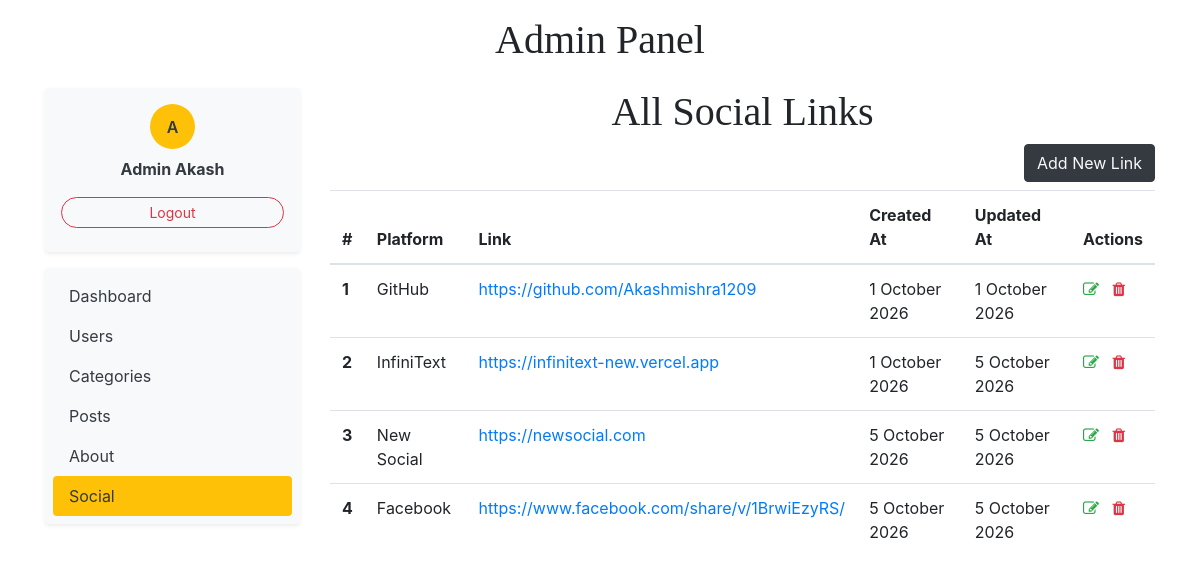
The page /dashboard/socials/ (signed in) on the database its author committed.
### about_us/models.py (models this page shows, shortened)
class SocialLink(models.Model):
    platform = models.CharField(max_length=50)
    link = models.URLField(max_length=255)
    social_icon = models.TextField(max_length=1000)
    created_at = models.DateTimeField(auto_now_add=True)
    updated_at = models.DateTimeField(auto_now=True)

### dashboards/views.py (the view)
# urls.py: path('socials/',views.socials,name='socials'),
@permission_required('about_us.view_social')
def socials(request):
    socials_links = SocialLink.objects.all()
    return render(request, 'dashboard/socials.html', {'socials': socials_links})

### blogs/context_processors.py (called while the page is built)
def get_categories(request):
    categories = Category.objects.all()
    try:
        about = About.objects.get()
    except:
        about = None
    return dict(categories=categories, about=about)

def get_social_links(request):
    social_links = SocialLink.objects.all()
    return dict(social_links=social_links)

### templates/dashboard/socials.html
{% extends 'base.html' %}
{% block content %}
    <div class="row">
        {% include 'dashboard/sidebar.html' %}
        <div class="col-md-9">
            <h1 class="text-center">All Social Links</h1>
            <a href="{% url 'add_social' %}" class="btn btn-dark text-light float-right mb-2">Add New Link</a>
            <table class="table">
                <thead>
                <tr>
                    <th scope="col">#</th>
                    <th scope="col">Platform</th>
                    <th scope="col">Link</th>
                    <th scope="col">Created At</th>
                    <th scope="col">Updated At</th>
                    <th scope="col">Actions</th>
                </tr>
                </thead>
                <tbody>
                {% for social in socials %}
                <tr>
                    <th scope="row">{{ forloop.counter }}</th>
                    <td>{{ social.platform }}</td>
                    <td><a href="{{ social.link }}" target="_blank">{{ social.link }}</a></td>
                    <td>{{ social.created_at|date:"j F Y" }}</td>
                    <td>{{ social.updated_at|date:"j F Y" }}</td>
                    <td>
                        <a href="{% url 'edit_social' social.id %}" class="text-decoration-none"><i class="fa fa-edit text-success"></i> </a>&nbsp;
                        <a href="{% url 'delete_social' social.id %}" class="text-decoration-none"><i class="fa fa-trash text-danger"></i> </a>
                    </td>
                </tr>
                {% endfor %}
                </tbody>
            </table>
        </div>
    </div>
{% endblock %}

### templates/dashboard/sidebar.html
<div class="col-md-3">
    <div class="bg-light rounded shadow-sm p-3 mb-3 text-center">
        <div class="bg-warning text-dark rounded-circle
                    d-flex align-items-center justify-content-center mx-auto mb-2"
             style="width: 45px; height: 45px; font-weight: 600;">
            {{ user.username|first|upper }}
        </div>
        <div class="font-weight-bold text-dark mb-3">
            {{ user.first_name }} {{ user.last_name }}
        </div>
        <a href="{% url 'logout' %}"
           class="btn btn-sm btn-outline-danger rounded-pill w-100 mb-2">
            Logout
        </a>
    </div>
    <div class="nav flex-column nav-pills bg-light rounded shadow-sm p-2">
        <a href="{% url 'dashboard' %}"
           class="nav-link text-dark {% if request.path == '/dashboard/' %}bg-warning{% endif %}">
            Dashboard
        </a>
        {% if perms.auth.view_user %}
            <a href="{% url 'users' %}"
               class="nav-link text-dark {% if '/dashboard/users/' in request.path %}bg-warning{% endif %}">
                Users
            </a>
        {% endif %}
        <a href="{% url 'categories' %}"
           class="nav-link text-dark {% if '/dashboard/categories/' in request.path %}bg-warning{% endif %}">
            Categories
        </a>
        <a href="{% url 'posts' %}"
           class="nav-link text-dark {% if '/dashboard/posts/' in  request.path %}bg-warning{% endif %}">
            Posts
        </a>
        {% if perms.about_us.view_about %}
            <a href="{% url 'about' %}"
               class="nav-link text-dark {% if '/dashboard/about/' in  request.path %}bg-warning{% endif %}">
                About
            </a>
        {% endif %}
        {% if perms.about_us.edit_social %}
            <a href="{% url 'socials' %}"
               class="nav-link text-dark {% if '/dashboard/social' in  request.path %}bg-warning{% endif %}">
                Social
            </a>
        {% endif %}
    </div>
</div>

### djangoproject/static/css/blog.css (style rules this page uses)
h1, h2, h3, h4, h5, h6 { font-family: "Playfair Display", Georgia, "Times New Roman", serif; }

### rows shown on the page
SocialLink: platform "GitHub", link "https://github.com/Akashmishra1209", created_at "1 October 2026", updated_at "1 October 2026"
SocialLink: platform "InfiniText", link "https://infinitext-new.vercel.app", created_at "1 October 2026", updated_at "5 October 2026"
SocialLink: platform "New Social", link "https://newsocial.com", created_at "5 October 2026", updated_at "5 October 2026"
SocialLink: platform "Facebook", link "https://www.facebook.com/share/v/1BrwiEzyRS/", created_at "5 October 2026", updated_at "5 October 2026"

### other values the page prints
{{ user.username|first|upper }} "A"
{{ user.first_name }} "Admin"
{{ user.last_name }} "Akash"
